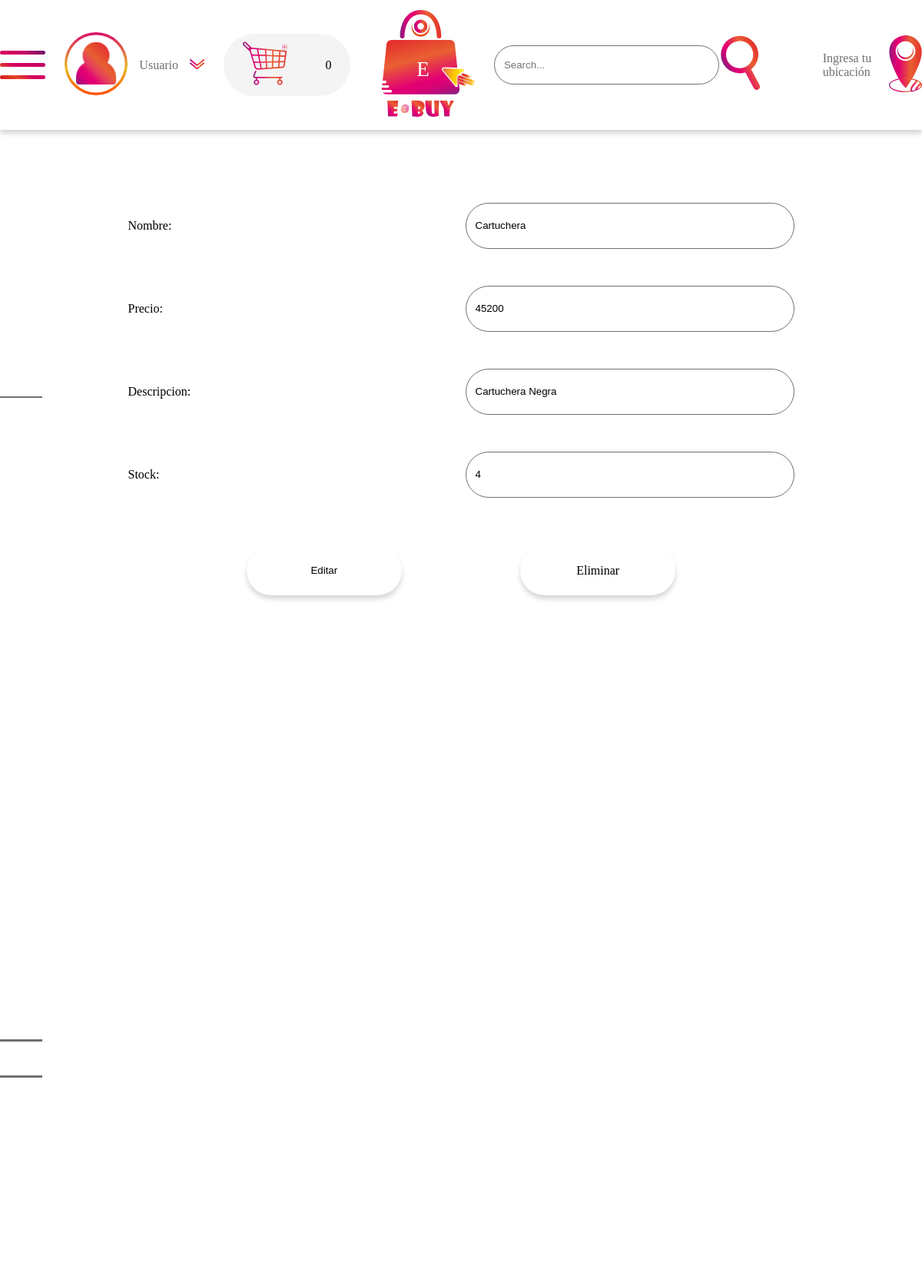
Screenshot of /edit/42 with the database file from the repository.
### tables this page shows
CREATE TABLE Producto (Id INTEGER PRIMARY KEY AUTOINCREMENT, name TIME NOT NULL, Descripcion TEXT NOT NULL, Price INTEGER, Stock INTEGER);

### app.py (the view)
@app.route('/edit/<int:id>', methods=['GET', 'POST'])
def edit(id):
    db = get_db()
    cur = db.cursor()  #Apuntamos a la base de datos
    cur.execute('SELECT * FROM Producto WHERE Id = {}'.format(id))
    data = cur.fetchone()
    cur.close()
    print(data)
    return render_template('edit.html', datos = data)

### app.py (called while the page is built)
@app.before_request
def logged():
    user_id = session.get( 'user_id')
    if user_id is None:
        g.user = None
    else:
        g.user = get_db().execute('SELECT * FROM usuario WHERE id=?', (user_id,)).fetchone()

### db.py (called while the page is built)
def get_db():
    try:
        if 'db' not in g:
            g.db = sqlite3.connect('data.db')          #Conexion a la base de datos
            g.db.row_factory = sqlite3.Row  #Debuelve las filas que estan en tuplas permite acceder a las columnas llamdas por el nombre
        return g.db
    except Error:
        print(Error)

### templates/edit.html
{% extends "header.html" %}
{% block content %}
<section class="cen1">
            <form
            action="/update/{{datos.0}}"
            method="post"
            >
                <div class="okok">
                    <div class="box">
                        <label for="nombre">Nombre:</label>
                        <input type="text" id="nombre" value="{{datos.1}}"  class="inp"  name="producto">
                    </div>
                    <div class="box">
                        <label for="precio">Precio:</label>
                        <input type="text" id="precio" value="{{datos.3}}"  class="inp"  name="precio">
                    </div>
                    <div class="box">
                        <label for="comentario">Descripcion:</label>
                        <input type="text" id="comentario" value="{{datos.2}}" class="inp"  name="comment">
                    </div>
                    <div class="box">
                        <label for="stock">Stock:</label>
                        <input type="text" id="stock" value="{{datos.4}}"  class="inp"  name="stock">
                    </div>
                    <div class="botones">
                        <div class="btn"><a href="#"><input type="submit" value="Editar" class="subm"></a></div>
                        <div class="subi"><a href="/Delete/{{datos.0}}"  >Eliminar</a></div>
                    </div>
                </div>
            </form>
</section>
{% endblock %}

### static/css/stylesAnadir.css (style rules this page uses)
* { padding: 0; margin: 0; box-sizing: border-box; }
body { background: #f2f2f2; }
form { width: 867px; height: 657px; }
.okok { text-align: left; }
.inp { width: 428px; height: 60px; background: #FFFFFF 0% 0% no-repeat padding-box; border: 1px solid #707070; border-radius: 30px; opacity: 1; outline: none; padding: 12px 12px 12px; }
.subm { width: 202px; height: 64px; background: #fff; box-shadow: 0px 5px 6px #00000029; border-radius: 40px; border: none; opacity: 1; margin: 15px 0 15px 0; cursor: pointer; }
.box { display: flex; justify-content: space-between; align-items: center; margin: 48px 0; }
.okok .botones { display: flex; justify-content: space-evenly }
.subi { width: 202px; height: 64px; background: #fff; box-shadow: 0px 5px 6px #00000029; border-radius: 40px; border: none; opacity: 1; margin: 15px 0 15px 0; cursor: pointer; display: flex; justify-content: center; align-items: center; }
.subi a { text-decoration: none; color: black; }
.cen1 { display: flex; justify-content: center; align-items: center; height: 50%; }

### rows the page displays
Producto: producto "Cartuchera", precio "45200", comment "Cartuchera Negra", stock "4"
